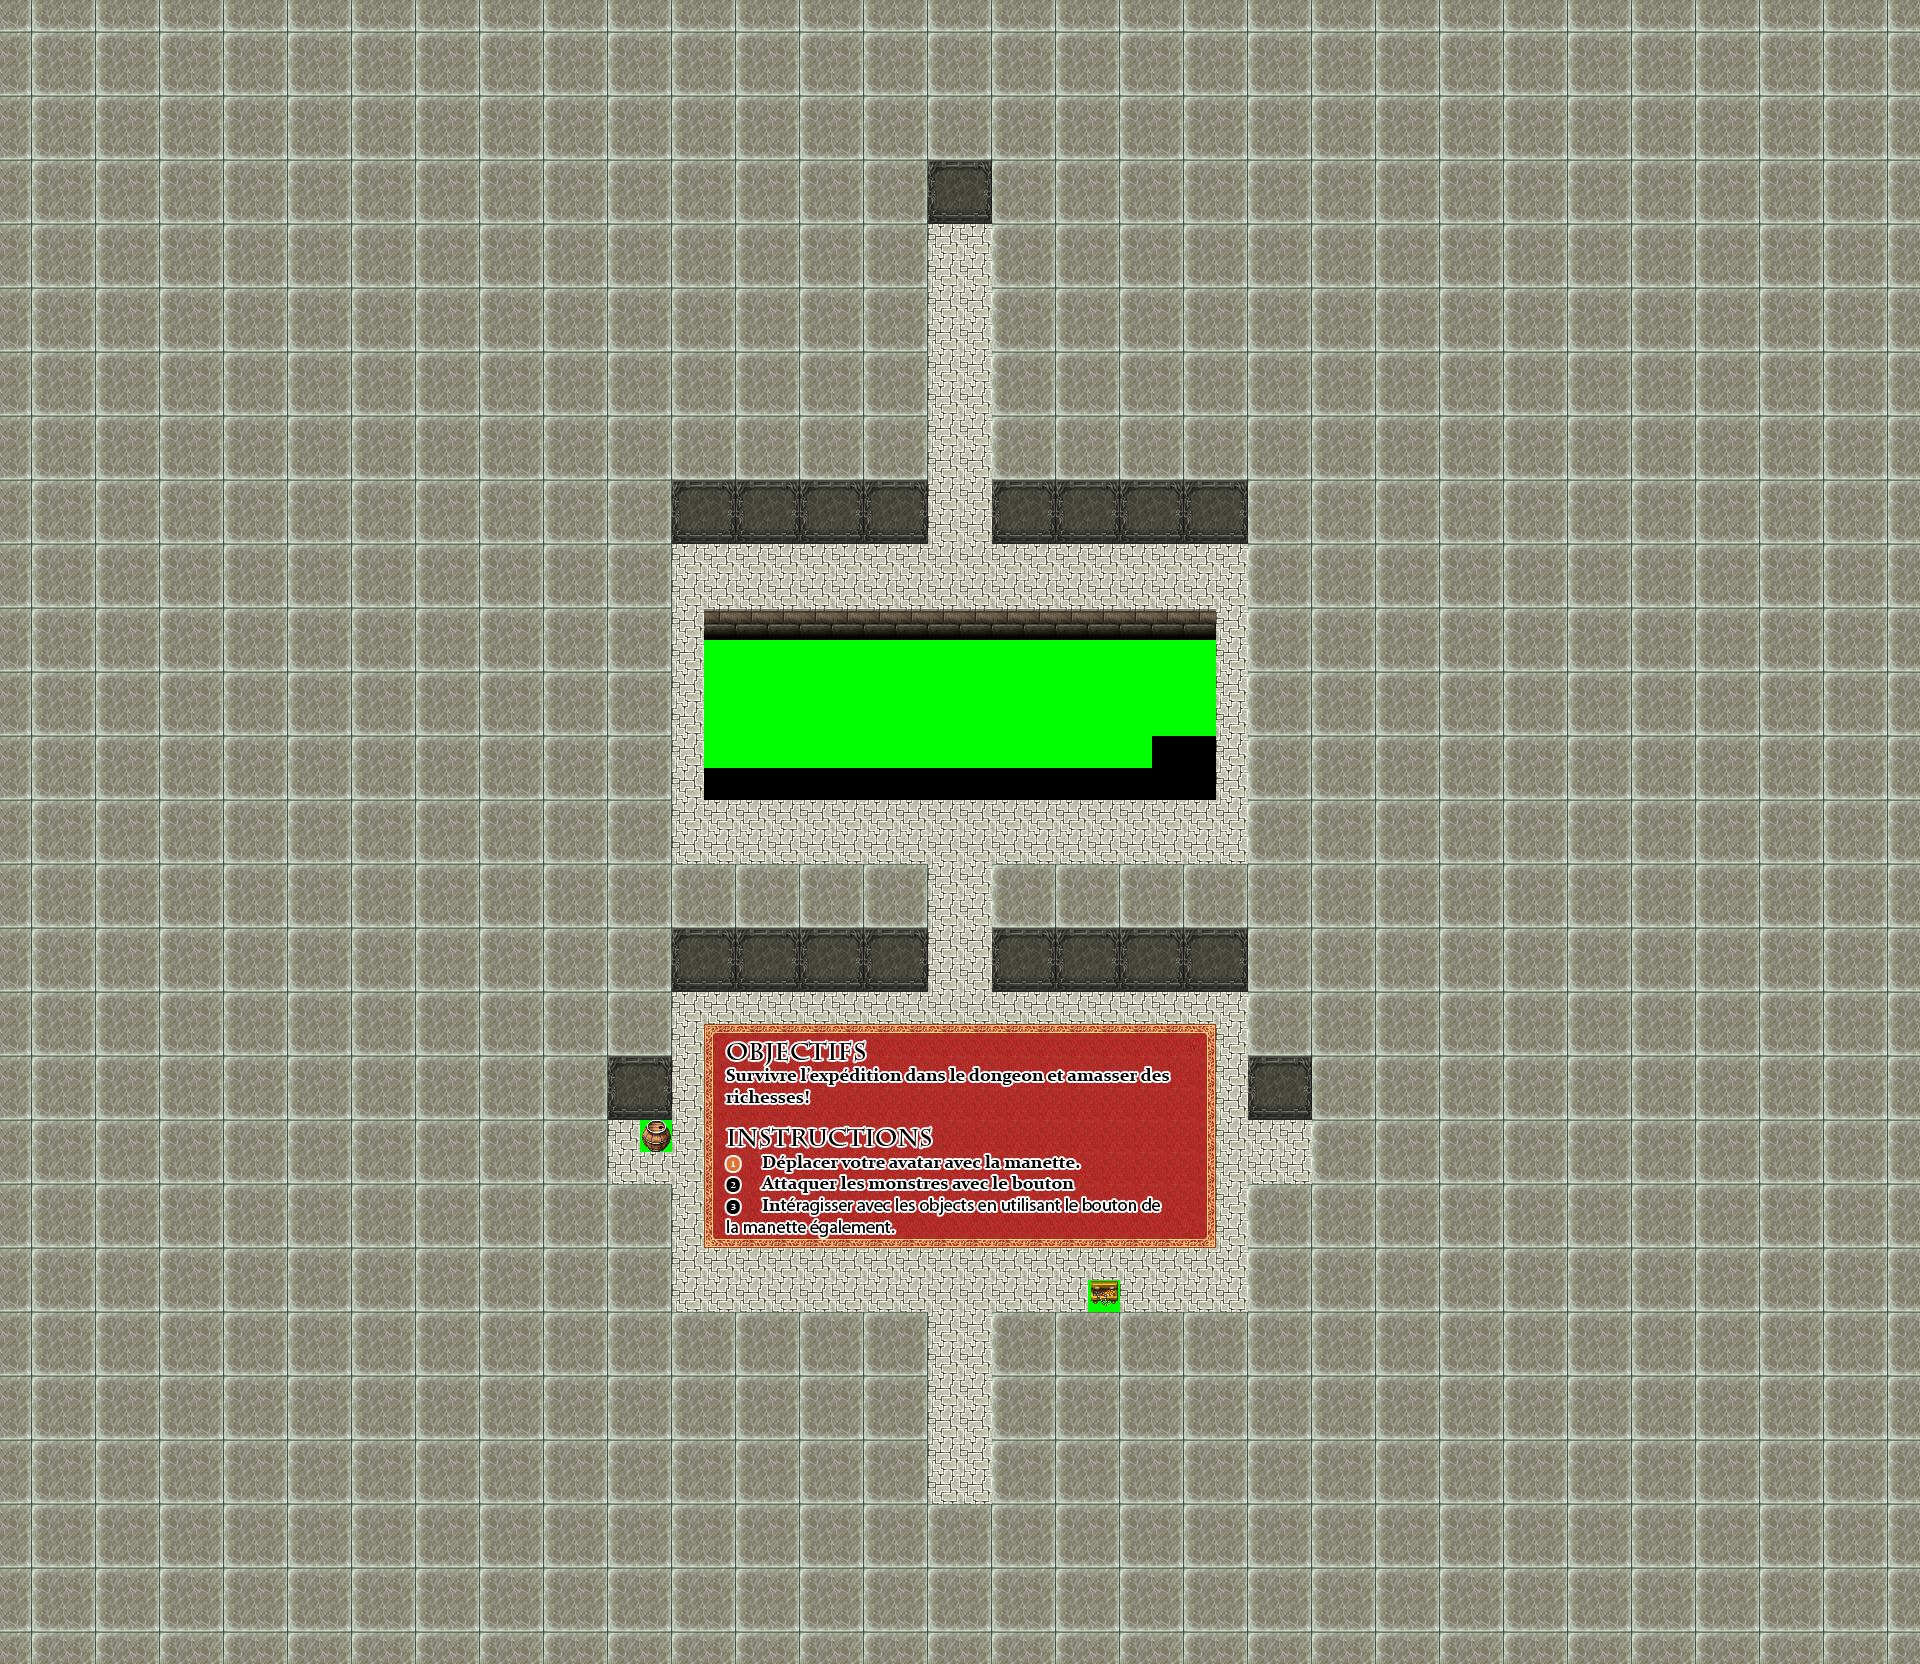

Below is a game level as drawn by its tile map, then a one-line description and the .tmx that defines it (tile-layer data replaced by summaries):
An orthogonal 60x52 tile map with 32x32 px tiles, 7 tile layers (floor, walls, furniture, decoration, ...) and 3 objects (entry, exit).

<map version="1.0" orientation="orthogonal" width="60" height="52" tilewidth="32" tileheight="32">
 <tileset firstgid="1" name="tTitle" tilewidth="32" tileheight="32">
  <image source="../tilesets/tTitle.bmp" trans="00ff00" width="1024" height="640" />
  <tile id="338">
   <properties>
    <property name="firstcell" value="7" />
    <property name="sheet" value="a01" />
   </properties>
  </tile>
  <tile id="345">
   <properties>
    <property name="name" value="log" />
   </properties>
  </tile>
  <tile id="351">
   <properties>
    <property name="name" value="logpile" />
   </properties>
  </tile>
  <tile id="370">
   <properties>
    <property name="firstcell" value="55" />
    <property name="sheet" value="a01" />
   </properties>
  </tile>
  <tile id="371">
   <properties>
    <property name="firstcell" value="58" />
    <property name="sheet" value="a01" />
   </properties>
  </tile>
  <tile id="377">
   <properties>
    <property name="name" value="stump" />
   </properties>
  </tile>
  <tile id="379">
   <properties>
    <property name="name" value="pinkflowers" />
   </properties>
  </tile>
  <tile id="404">
   <properties>
    <property name="firstcell" value="1" />
    <property name="sheet" value="m01" />
   </properties>
  </tile>
  <tile id="405">
   <properties>
    <property name="firstcell" value="4" />
    <property name="sheet" value="m01" />
   </properties>
  </tile>
  <tile id="406">
   <properties>
    <property name="firstcell" value="7" />
    <property name="sheet" value="m01" />
   </properties>
  </tile>
  <tile id="407">
   <properties>
    <property name="firstcell" value="10" />
    <property name="sheet" value="m01" />
   </properties>
  </tile>
  <tile id="408">
   <properties>
    <property name="firstcell" value="1" />
    <property name="sheet" value="m02" />
   </properties>
  </tile>
  <tile id="409">
   <properties>
    <property name="firstcell" value="4" />
    <property name="sheet" value="m02" />
   </properties>
  </tile>
  <tile id="410">
   <properties>
    <property name="firstcell" value="7" />
    <property name="sheet" value="m02" />
   </properties>
  </tile>
  <tile id="411">
   <properties>
    <property name="firstcell" value="10" />
    <property name="sheet" value="m02" />
   </properties>
  </tile>
  <tile id="412">
   <properties>
    <property name="firstcell" value="1" />
    <property name="sheet" value="m03" />
   </properties>
  </tile>
  <tile id="413">
   <properties>
    <property name="firstcell" value="4" />
    <property name="sheet" value="m03" />
   </properties>
  </tile>
  <tile id="414">
   <properties>
    <property name="firstcell" value="7" />
    <property name="sheet" value="m03" />
   </properties>
  </tile>
  <tile id="415">
   <properties>
    <property name="firstcell" value="10" />
    <property name="sheet" value="m03" />
   </properties>
  </tile>
  <tile id="436">
   <properties>
    <property name="firstcell" value="49" />
    <property name="sheet" value="m01" />
   </properties>
  </tile>
  <tile id="437">
   <properties>
    <property name="firstcell" value="52" />
    <property name="sheet" value="m01" />
   </properties>
  </tile>
  <tile id="438">
   <properties>
    <property name="firstcell" value="55" />
    <property name="sheet" value="m01" />
   </properties>
  </tile>
  <tile id="439">
   <properties>
    <property name="firstcell" value="58" />
    <property name="sheet" value="m01" />
   </properties>
  </tile>
  <tile id="440">
   <properties>
    <property name="firstcell" value="49" />
    <property name="sheet" value="m02" />
   </properties>
  </tile>
  <tile id="441">
   <properties>
    <property name="firstcell" value="52" />
    <property name="sheet" value="m02" />
   </properties>
  </tile>
  <tile id="442">
   <properties>
    <property name="firstcell" value="55" />
    <property name="sheet" value="m02" />
   </properties>
  </tile>
  <tile id="443">
   <properties>
    <property name="firstcell" value="58" />
    <property name="sheet" value="m02" />
   </properties>
  </tile>
  <tile id="444">
   <properties>
    <property name="firstcell" value="49" />
    <property name="sheet" value="m03" />
   </properties>
  </tile>
  <tile id="445">
   <properties>
    <property name="firstcell" value="52" />
    <property name="sheet" value="m03" />
   </properties>
  </tile>
  <tile id="446">
   <properties>
    <property name="firstcell" value="55" />
    <property name="sheet" value="m03" />
   </properties>
  </tile>
  <tile id="447">
   <properties>
    <property name="firstcell" value="58" />
    <property name="sheet" value="m03" />
   </properties>
  </tile>
  <tile id="571">
   <properties>
    <property name="name" value="smallchestopen" />
   </properties>
  </tile>
  <tile id="572">
   <properties>
    <property name="name" value="smallchestclosed" />
   </properties>
  </tile>
  <tile id="604">
   <properties>
    <property name="name" value="goldpile" />
   </properties>
  </tile>
  <tile id="635">
   <properties>
    <property name="name" value="smallbags" />
   </properties>
  </tile>
  <tile id="636">
   <properties>
    <property name="name" value="goldnecklace" />
   </properties>
  </tile>
  <tile id="637">
   <properties>
    <property name="name" value="brownchest" />
   </properties>
  </tile>
 </tileset>
 <layer name="floor" width="60" height="52">
  <data>[3120 cells, 420 non-empty, 1 distinct tile ids]</data>
 </layer>
 <layer name="walls" width="60" height="52">
  <data>[3120 cells, 2712 non-empty, 8 distinct tile ids]</data>
 </layer>
 <layer name="furniture" width="60" height="52">
  <data>[3120 cells, 208 non-empty, 176 distinct tile ids]</data>
 </layer>
 <layer name="decoration" width="60" height="52">
  <data>[3120 cells, 0 non-empty, 0 distinct tile ids]</data>
 </layer>
 <layer name="pickable" width="60" height="52">
  <data>[3120 cells, 1 non-empty, 1 distinct tile ids]</data>
 </layer>
 <layer name="interacted" width="60" height="52">
  <data>[3120 cells, 1 non-empty, 1 distinct tile ids]</data>
 </layer>
 <layer name="interactable" width="60" height="52">
  <data>[3120 cells, 1 non-empty, 1 distinct tile ids]</data>
 </layer>
 <objectgroup name="monsters" width="60" height="52">
  <object gid="437" x="1280" y="1184" />
 </objectgroup>
 <objectgroup name="triggers" width="60" height="52">
  <object name="entry" type="entry" gid="5" x="928" y="256" />
  <object name="exit" type="exit" gid="37" x="960" y="1504" />
 </objectgroup>
</map>